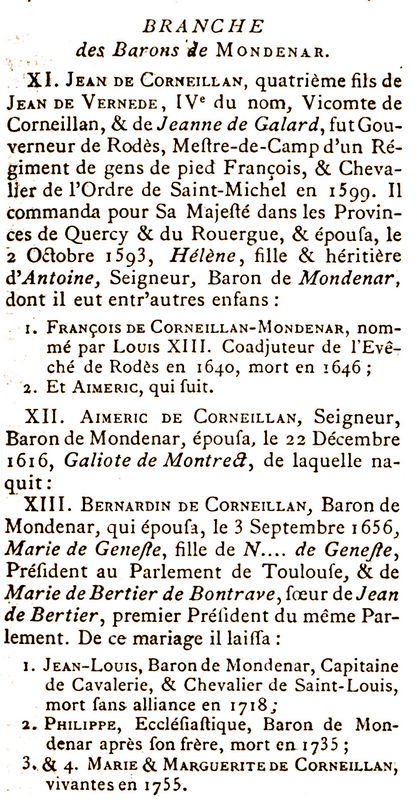
%> input picture old-doc.jpg, 417 x 800 px
$ octave oneCut.m   (GNU Octave 9; MATLAB toolbox functions it lacks are replaced by stand-ins)
%> lines starting %> are read from the running program, lines starting %| are printed output that depends on the picture; in (x1, y1, x2, y2) boxes, pixels count from 0 and x2, y2 are one past the last pixel; in counts of white or black regions, pixels touching at a corner belong together; the program's own positions count from 1
%import the image
I = imread('old-doc.jpg');
%> I is the input picture: size 800x417x3 uint8; mean R, G, B 223.1, 220.4, 216.7

%binarisation
BW = im2bw(I, 0.5);
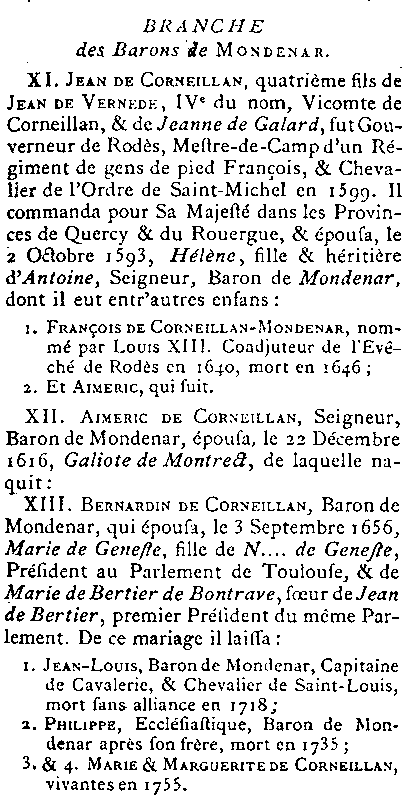
%> BW: size 800x417 logical; 87.5% white; black in thin lines or dots
sumLine=sum(BW,2);
%> sumLine = 800 values, max 417 at index 3, min 215 at index 130, mean 364.8

%filte
figure
plot(sumLine,1:length(sumLine));
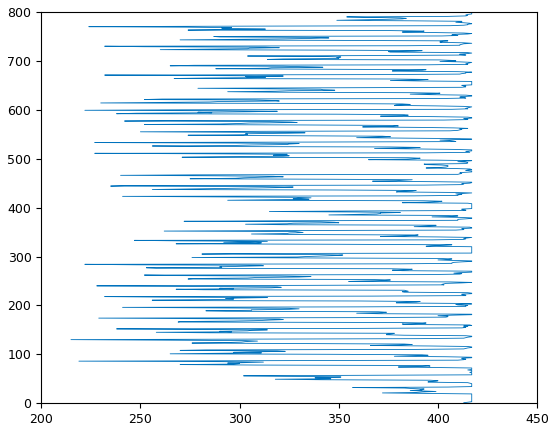
%> figure redrawn from the program's plot data
%> (the run ends here)

$ run again, with sample.png saved as old-doc.jpg
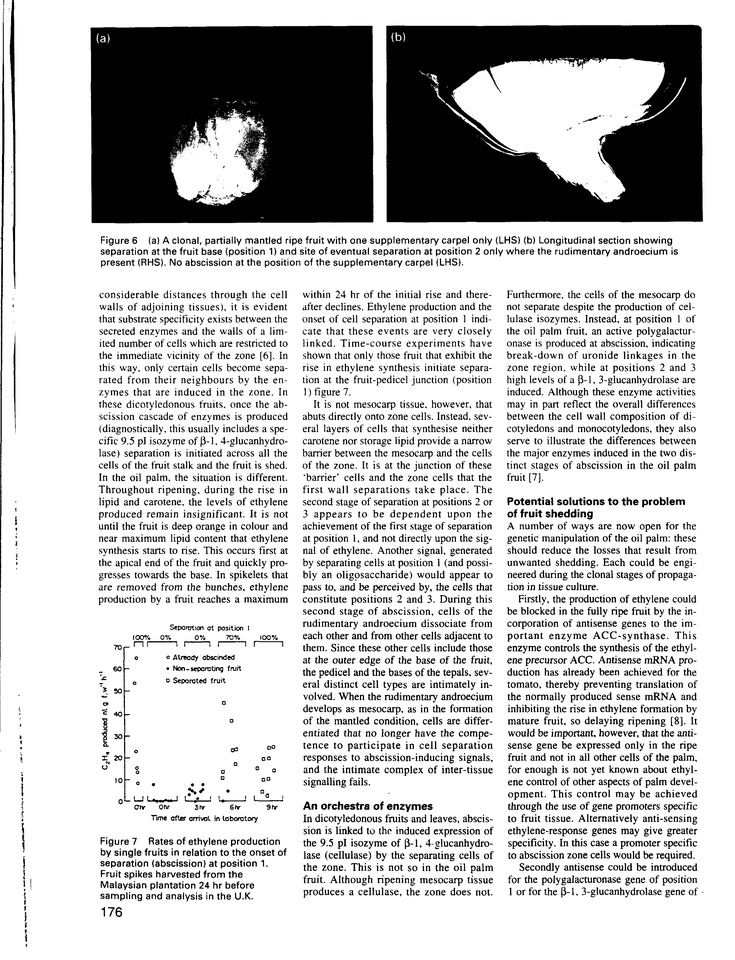
%> input picture sample.png, 735 x 960 px, shrunk from 2536 x 3310 before the run
%> I is the input picture: size 960x735x3 uint8; min 0, max 255, mean 198.5
%> `BW = im2bw(I, 0.5);`:
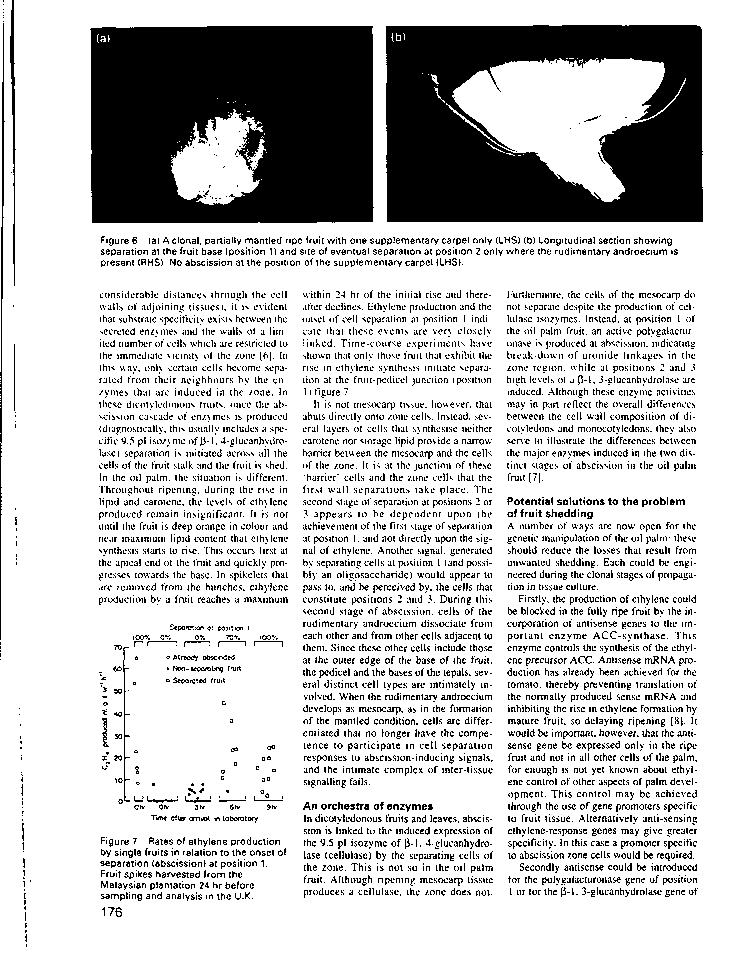
%> BW: size 960x735 logical; 78.2% white; 6138 black regions (5692 under 20 px), largest, box (x1, y1, x2, y2) and area: (90, 26, 374, 223) 49712, (386, 25, 703, 222) 44374, (0, 23, 5, 640) 885
%> sumLine = 960 values, max 735 at index 906, min 132 at index 44, mean 575.1
%> `plot(sumLine,1:length(sumLine));`:
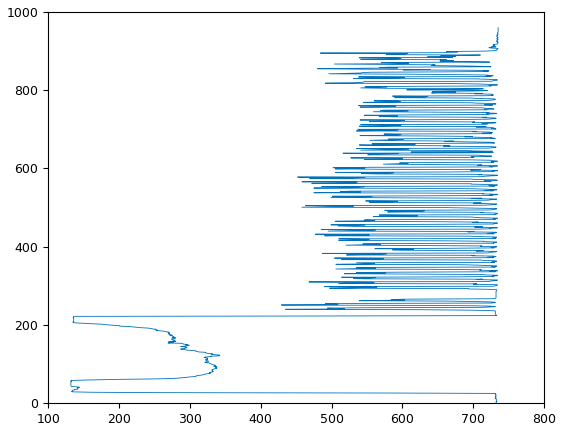
%> figure redrawn from the program's plot data
